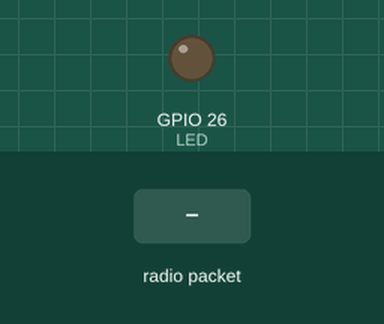
This sketch was run on a simulated ESP32. Shown: output pins drawn as LEDs (lit = HIGH). The test bench sets the inputs (shaded band). No radio packets arrive unless stated; what the sketch prints to the serial monitor is not drawn.

Above: at 1.2 s.
1.3 s: radio packet "true" arrives
At 3.5 s:
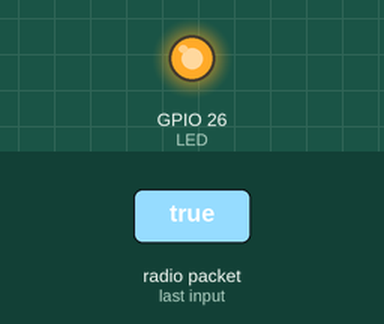
3.8 s: radio packet "false" arrives
At 5.4 s:
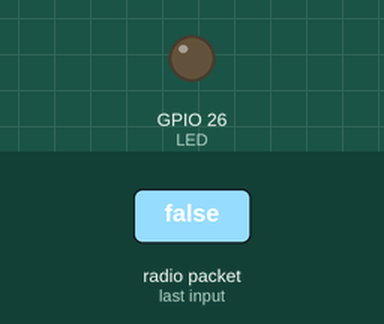
Timing chart, 0 to 6.9 s (numbered marks = the images above; inputs shaded):
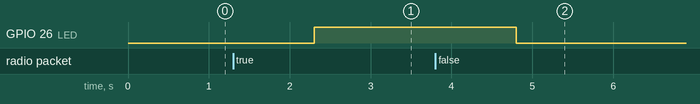

The sketch:

Receptor_V1.ino
```cpp
//https://embeddedthere.com/esp32-lora-tutorial-using-arduino-ide/
//Incuding arduino default SPI library

#include <SPI.h>
//Incuding LoRa library
#include <LoRa.h>

//define the pins used by the transceiver module
#define NSS 4
#define RST 5
#define DI0 2
#define LED 26

String LoRaData;

void setup() {
  //initialize Serial Monitor
  Serial.begin(115200);
  //set pin  26 as output for led
  pinMode(LED, OUTPUT);
  Serial.println("LoRa Sender");

  //setup LoRa transceiver module
  LoRa.setPins(NSS, RST, DI0);

  //Select the frequency accordng to your location
  //433E6 for Asia
  //866E6 for Europe
  //915E6 for North America
  while (!LoRa.begin(915E6)) {
    Serial.println(".");
    delay(500);
  }
  // Change sync word (0xF1) to match the receiver LoRa
  // This code ensure that you don't get LoRa messages
  // from other LoRa transceivers
  // ranges from 0-0xFF
  LoRa.setSyncWord(0xF1);
  Serial.println("LoRa Initializing Successful!");
}

void loop() {
  // LoRa data packet size received from LoRa sender
   int packetSize = LoRa.parsePacket();
   // if the packer size is not 0, then execute this if condition
  if (packetSize) {
    // received a packet
    Serial.print("Received packet: ");

    // receiving the data from LoRa sender
    while (LoRa.available()) {
      LoRaData = LoRa.readString();
    }
    Serial.println(LoRaData);

  }

  // if the received data is "true", then LED will ON
  if(LoRaData == "true"){
      digitalWrite(LED, HIGH); // LED ON
      delay(5);
    }
    // if the received data is "false", then LED will OFF
    if(LoRaData == "false"){
      digitalWrite(LED, LOW); // LED OFF
      delay(5);
    }
}
```

Measured:
- after the input at 1.3 s, GPIO 26 (LED): LOW → HIGH after 1.0 s
- after the input at 3.8 s, GPIO 26 (LED): HIGH → LOW after 1.0 s
